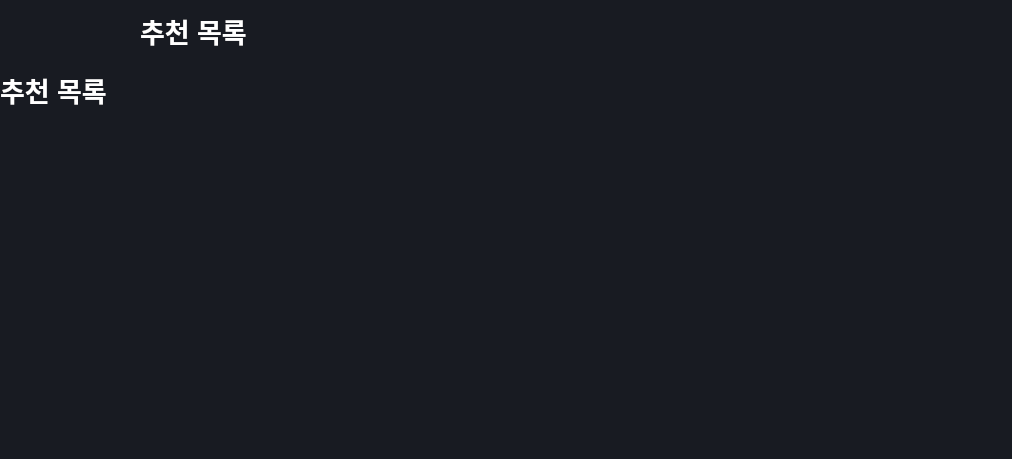
<?xml version="1.0" encoding="UTF-8"?>
<ui version="4.0">
 <class>Dialog</class>
 <widget class="QDialog" name="Dialog">
  <property name="geometry">
   <rect>
    <x>0</x>
    <y>0</y>
    <width>1012</width>
    <height>459</height>
   </rect>
  </property>
  <property name="windowTitle">
   <string>Dialog</string>
  </property>
  <property name="styleSheet">
   <string notr="true">background-color:rgb(24, 27, 34);</string>
  </property>
  <widget class="QLabel" name="lbl_recommendation">
   <property name="geometry">
    <rect>
     <x>0</x>
     <y>70</y>
     <width>1001</width>
     <height>371</height>
    </rect>
   </property>
   <property name="font">
    <font>
     <pointsize>20</pointsize>
     <weight>75</weight>
     <bold>true</bold>
    </font>
   </property>
   <property name="styleSheet">
    <string notr="true">
color:rgb(255, 255, 255);</string>
   </property>
   <property name="text">
    <string>추천 목록</string>
   </property>
   <property name="alignment">
    <set>Qt::AlignLeading|Qt::AlignLeft|Qt::AlignTop</set>
   </property>
  </widget>
  <widget class="QLabel" name="lbl_recommendation_2">
   <property name="geometry">
    <rect>
     <x>140</x>
     <y>0</y>
     <width>861</width>
     <height>61</height>
    </rect>
   </property>
   <property name="font">
    <font>
     <pointsize>20</pointsize>
     <weight>75</weight>
     <bold>true</bold>
    </font>
   </property>
   <property name="styleSheet">
    <string notr="true">color:rgb(255, 255, 255);</string>
   </property>
   <property name="text">
    <string>추천 목록</string>
   </property>
   <property name="alignment">
    <set>Qt::AlignLeading|Qt::AlignLeft|Qt::AlignVCenter</set>
   </property>
  </widget>
  <widget class="QLabel" name="label_image">
   <property name="geometry">
    <rect>
     <x>40</x>
     <y>10</y>
     <width>50</width>
     <height>50</height>
    </rect>
   </property>
   <property name="text">
    <string/>
   </property>
  </widget>
 </widget>
 <resources/>
 <connections/>
</ui>
